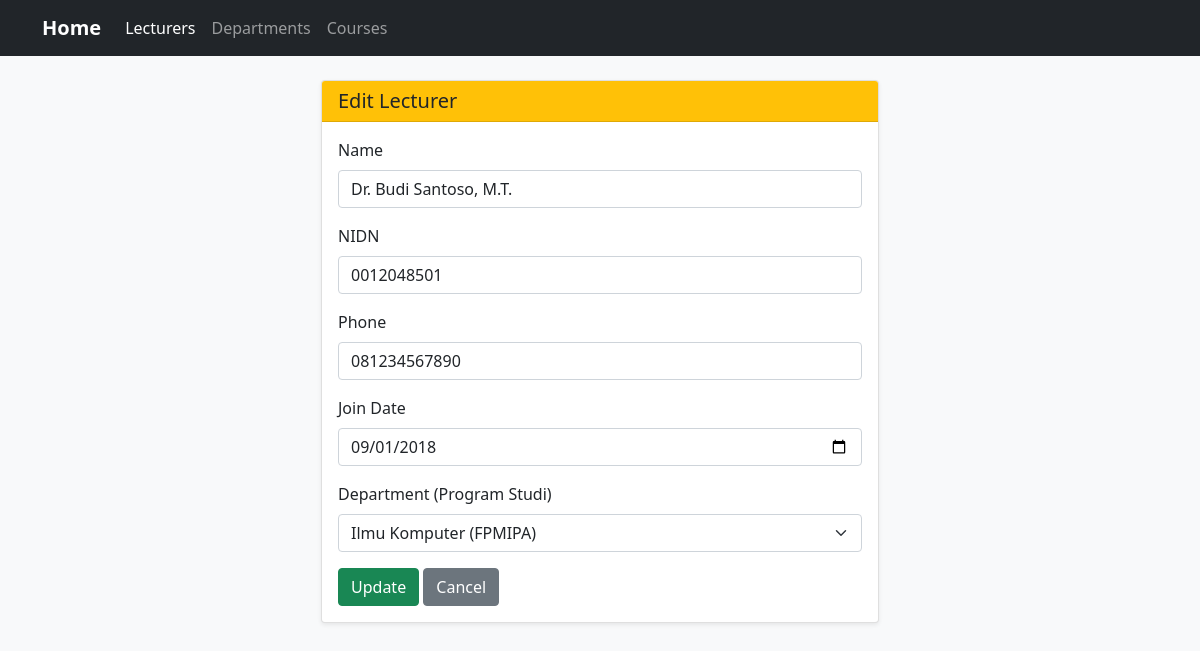
Page /index.php?controller=lecturer&action=edit&id=1 on the committed database.
### tables this page shows
CREATE TABLE lecturers (
    id INT AUTO_INCREMENT PRIMARY KEY,
    name VARCHAR(100) NOT NULL,
    nidn VARCHAR(30) NOT NULL,
    phone VARCHAR(20) NOT NULL,
    join_date DATE NOT NULL,
    department_id INT NULL,
    CONSTRAINT fk_lecturer_department
        FOREIGN KEY (department_id) REFERENCES departments(id)
        ON DELETE SET NULL
        ON UPDATE CASCADE
);

CREATE TABLE departments (
    id INT AUTO_INCREMENT PRIMARY KEY,
    department_name VARCHAR(100) NOT NULL,
    faculty VARCHAR(100) NOT NULL
);

### controllers/LecturerController.php (called while the page is built, shortened)
<?php
require_once __DIR__ . '/../models/Lecturer.php';
require_once __DIR__ . '/../models/Department.php';
class LecturerController {
    private Lecturer $lecturerModel;
    private Department $departmentModel;
    public function __construct(mysqli $db) {
        $this->lecturerModel = new Lecturer($db);
        $this->departmentModel = new Department($db);
    }
    public function edit(): void {
        $id = isset($_GET['id']) ? (int)$_GET['id'] : 0;
        $lecturer = $this->lecturerModel->getById($id);
        $departments = $this->departmentModel->getAll();
        require __DIR__ . '/../views/lecturers/edit.php';
    }
}

### models/Lecturer.php (called while the page is built, shortened)
<?php
class Lecturer {
    private mysqli $conn;
    public function __construct(mysqli $db) {
        $this->conn = $db;
    }
    public function getById(int $id): ?array {
        $stmt = $this->conn->prepare("SELECT * FROM lecturers WHERE id = ?");
        $stmt->bind_param("i", $id);
        $stmt->execute();
        $res = $stmt->get_result()->fetch_assoc();
        return $res ?: null;
    }
}

### models/Department.php (called while the page is built, shortened)
<?php
class Department {
    private mysqli $conn;
    public function __construct(mysqli $db) {
        $this->conn = $db;
    }
    public function getAll(): array {
        $result = $this->conn->query("SELECT * FROM departments ORDER BY id ASC");
        return $result->fetch_all(MYSQLI_ASSOC);
    }
}

### views/lecturers/edit.php (the view, shortened to what this page needs)
<?php require __DIR__ . '/../layouts/header.php'; ?>
<div class="col-lg-6 mx-auto">
    <div class="card shadow-sm">
        <div class="card-header bg-warning">
            <h5 class="mb-0">Edit Lecturer</h5>
        </div>
        <div class="card-body">
            <form method="POST" action="index.php?controller=lecturer&action=edit&id=<?= $lecturer['id'] ?>">
                <div class="mb-3">
                    <label class="form-label">Name</label>
                    <input type="text" name="name" value="<?= htmlspecialchars($lecturer['name']) ?>" class="form-control" required>
                </div>
                <div class="mb-3">
                    <label class="form-label">NIDN</label>
                    <input type="text" name="nidn" value="<?= htmlspecialchars($lecturer['nidn']) ?>" class="form-control" required>
                </div>
                <div class="mb-3">
                    <label class="form-label">Phone</label>
                    <input type="text" name="phone" value="<?= htmlspecialchars($lecturer['phone']) ?>" class="form-control" required>
                </div>
                <div class="mb-3">
                    <label class="form-label">Join Date</label>
                    <input type="date" name="join_date" value="<?= htmlspecialchars($lecturer['join_date']) ?>" class="form-control" required>
                </div>
                <div class="mb-3">
                    <label class="form-label">Department (Program Studi)</label>
                    <select name="department_id" class="form-select">
                        <?php foreach ($departments as $dept): ?>
                            <option value="<?= $dept['id'] ?>" <?= ($lecturer['department_id'] == $dept['id']) ? 'selected' : '' ?>>
                                <?= htmlspecialchars($dept['department_name']) ?> (<?= htmlspecialchars($dept['faculty']) ?>)
                            </option>
                        <?php endforeach; ?>
                    </select>
                </div>
                <button type="submit" class="btn btn-success">Update</button>
                <a href="index.php?controller=lecturer&action=index" class="btn btn-secondary">Cancel</a>
            </form>
        </div>
    </div>
</div>
<?php require __DIR__ . '/../layouts/footer.php'; ?>

### rows in the picture
lecturers: name "Dr. Budi Santoso, M.T.", nidn "0012048501", phone "081234567890", join_date "09/01/2018", department_id "Ilmu Komputer (FPMIPA)"
